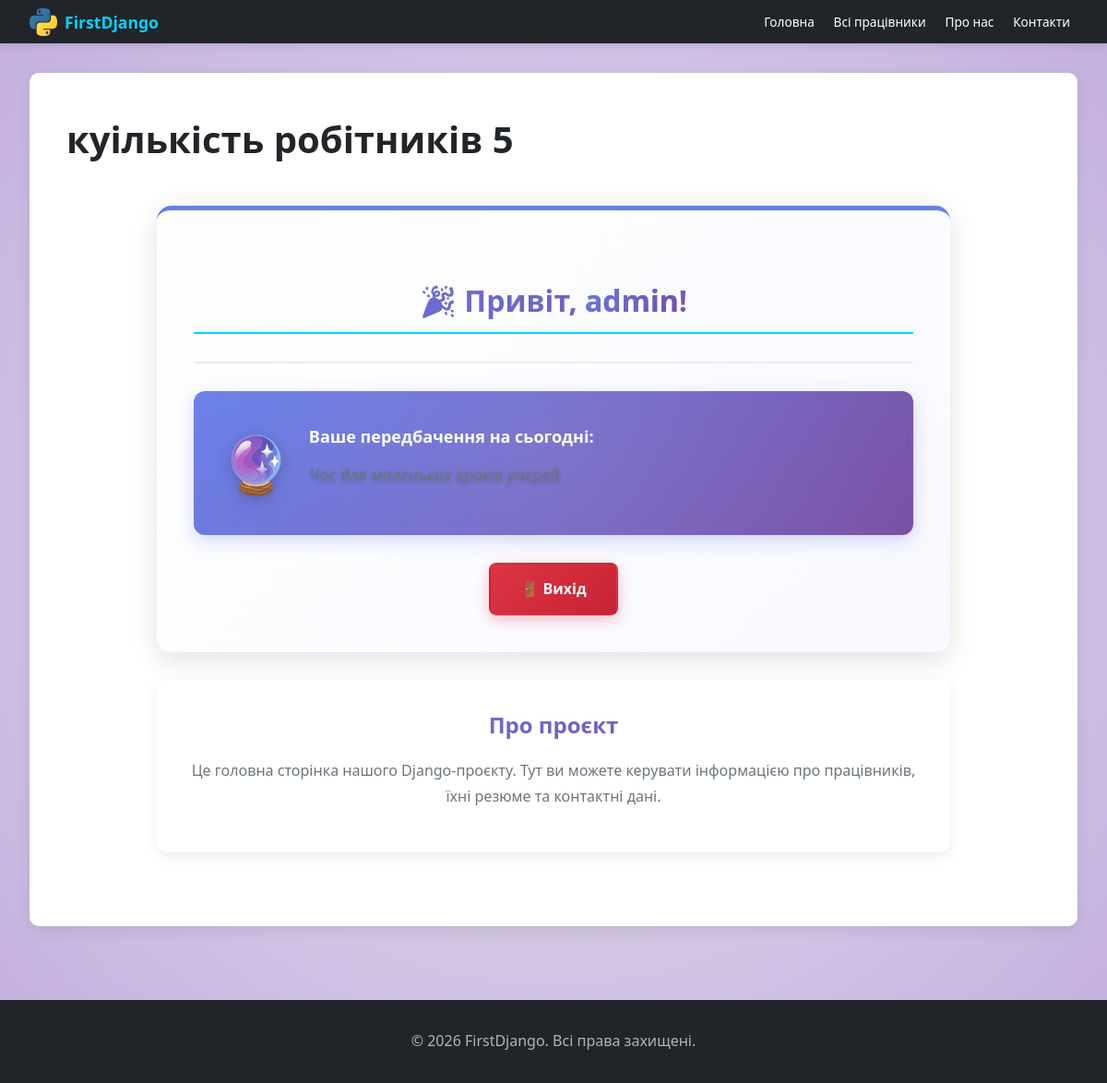
Before: / (signed in) with the older database file.
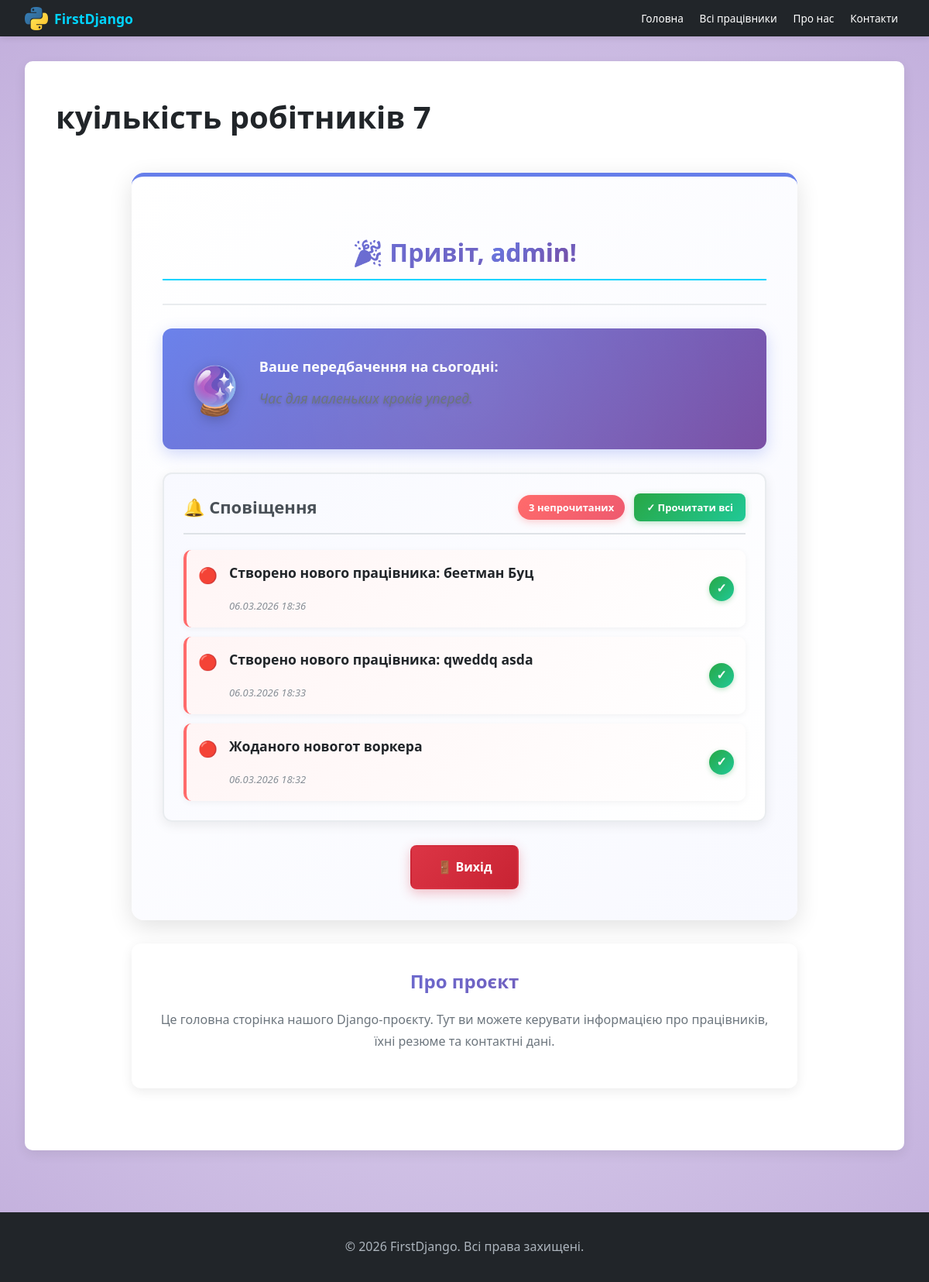
After: the same page with the newer database file.
### workers/models.py (models this page shows, shortened)
class Notification(models.Model):
    recipient = models.ForeignKey(User, on_delete=models.CASCADE, related_name='notifications')
    text = models.TextField(null=False, blank=False)
    date_created = models.DateTimeField(auto_now_add=True)
    is_read = models.BooleanField(default=False)

### main/views.py (the view)
# urls.py: path('', IndexView.as_view(), name='index'),
class IndexView(TemplateView):
    template_name = 'main/index.html'
    predictions = ['Сьогодні вдалий день для нових ідей.', 'Не поспішайте: спокій принесе кращі рішення.',
        'Добра новина вже близько.', 'Сьогодні варто завершити давню справу.', 'Зустріч принесе несподівану користь.',
        'Час для маленьких кроків уперед.', 'Ваше терпіння сьогодні буде винагороджено.',
        'Інтуїція підкаже правильний шлях.', 'Очікуйте приємний сюрприз.', 'Сьогодні корисно спробувати щось нове.', ]
    def get_context_data(self, **kwargs):
        context = super().get_context_data(**kwargs)
        context['prediction'] = random.choice(self.predictions)
        if self.request.user.is_authenticated:
            notifications = Notification.objects.filter(
                recipient=self.request.user
            ).order_by('-date_created')[:5]  # Останні 5 сповіщень
            unread_count = Notification.objects.filter(
                recipient=self.request.user,
                is_read=False
            ).count()
            context['notifications'] = notifications
            context['unread_count'] = unread_count
        return context

### workers/context_procesors.py (called while the page is built)
def worker_count(request):
    context = {
        'worker_count': Worker.objects.count()
    }
    return context

### main/templates/main/index.html (shortened to what this page needs)
{% extends 'main/base.html' %}
{% load static %}
{% block extra_css %}
    <link rel="stylesheet" href="{% static 'main/css/home.css' %}?v=1">
    <link rel="stylesheet" href="{% static 'main/css/buttons.css' %}?v=1">
{% endblock %}
{% block content %}
    <h1> куількість робітників  {{worker_count}}</h1>
    <div class="welcome-container">
        {% if user.is_authenticated %}
            <div class="welcome-box authenticated">
                <div class="welcome-header">
                    <h2>🎉 Привіт, <span class="username">{{ user.username }}</span>!</h2>
                </div>
                <div class="prediction-box">
                    <div class="prediction-icon">🔮</div>
                    <div class="prediction-content">
                        <h3>Ваше передбачення на сьогодні:</h3>
                        <p class="prediction-text">{{ prediction }}</p>
                    </div>
                </div>
                {% if notifications %}
                <div class="notifications-box">
                    <div class="notifications-header">
                        <h3>🔔 Сповіщення</h3>
                        <div class="notifications-actions">
                            {% if unread_count > 0 %}
                                <span class="unread-badge">{{ unread_count }} непрочитаних</span>
                                <a href="{% url 'mark_all_notifications_read' %}" class="btn-mark-all-read" title="Позначити всі як прочитані">
                                    ✓ Прочитати всі
                                </a>
                            {% endif %}
                        </div>
                    </div>
                    <div class="notifications-list">
                        {% for notification in notifications %}
                            <div class="notification-item {% if not notification.is_read %}unread{% endif %}">
                                <div class="notification-icon">
                                    {% if not notification.is_read %}🔴{% else %}✅{% endif %}
                                </div>
                                <div class="notification-content">
                                    <p class="notification-text">{{ notification.text }}</p>
                                    <span class="notification-date">{{ notification.date_created|date:"d.m.Y H:i" }}</span>
                                </div>
                                {% if not notification.is_read %}
                                    <a href="{% url 'mark_notification_read' notification.id %}"
                                       class="btn-mark-read"
                                       title="Позначити як прочитане">
                                        ✓
                                    </a>
                                {% endif %}
                            </div>
                        {% endfor %}
                    </div>
                </div>
                {% endif %}
                <div class="btn-group">
                    <a href="{% url 'logout' %}" class="btn btn-logout">🚪 Вихід</a>
                </div>
            </div>
        {% endif %}
        <div class="site-description">
            <h3>Про проєкт</h3>
            <p>Це головна сторінка нашого Django-проєкту. Тут ви можете керувати інформацією про працівників, їхні резюме та контактні дані.</p>
        </div>
    </div>
{% endblock %}

Changed rows visible on the page:
added Notification: text "Створено нового працівника: беетман Буц", date_created "06.03.2026 18:36"
added Notification: text "Створено нового працівника: qweddq asda", date_created "06.03.2026 18:33"
added Notification: text "Жоданого новогот воркера", date_created "06.03.2026 18:32"
Other visible differences:
{{ worker_count }}: "5" → "7"
{{ unread_count }}: (not shown) → "3"
text now shown: "🔔 Сповіщення непрочитаних ✓ Прочитати всі"
